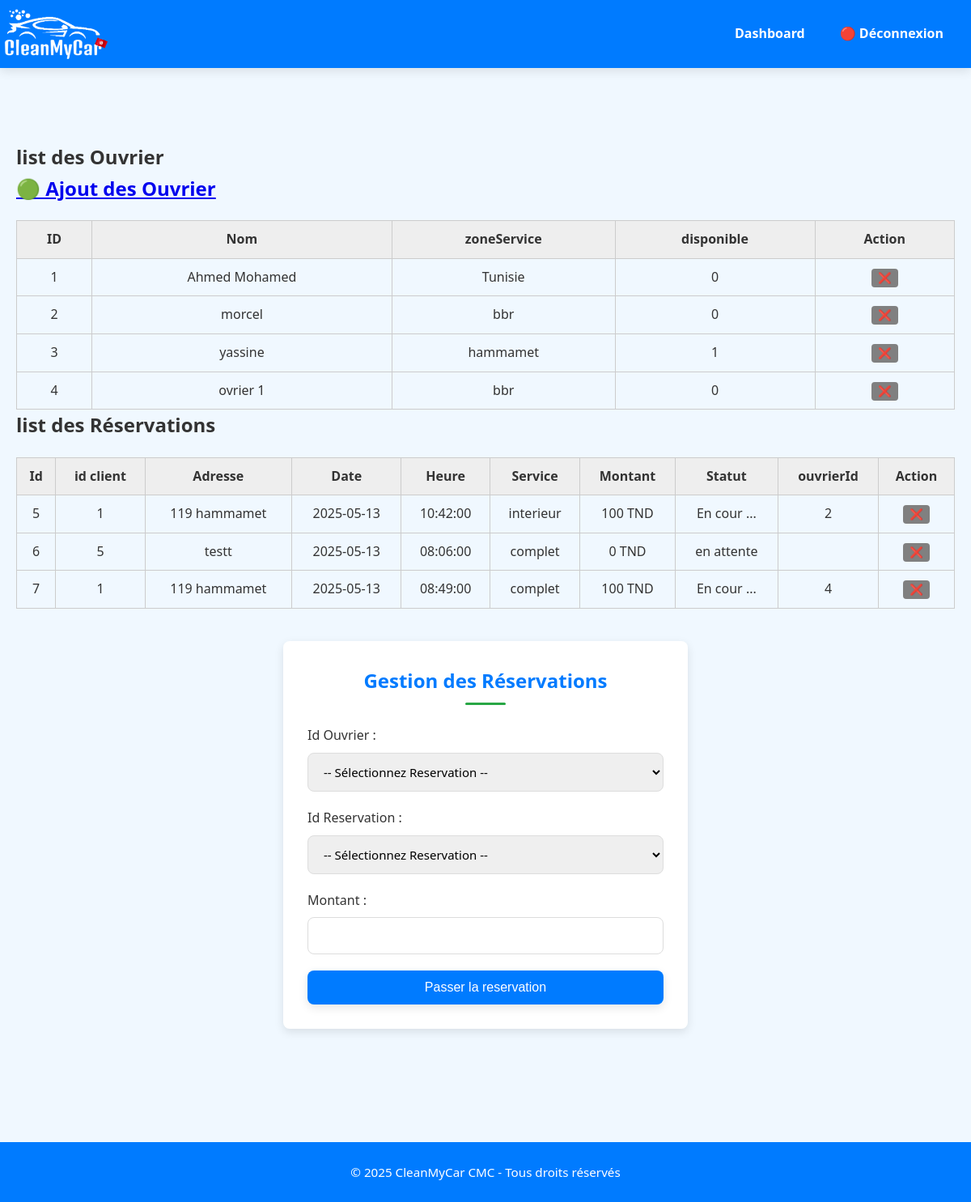
Page /view/admin.php (signed in) on the committed database.
### tables this page shows
CREATE TABLE `ouvrier` (
  `id` int(11) NOT NULL,
  `nom` varchar(100) DEFAULT NULL,
  `zoneService` varchar(100) DEFAULT NULL,
  `disponible` tinyint(1) DEFAULT 1
);

CREATE TABLE `reservation` (
  `id` int(11) NOT NULL,
  `date` date DEFAULT NULL,
  `heure` time DEFAULT NULL,
  `typeService` varchar(100) DEFAULT NULL,
  `adresse` text DEFAULT NULL,
  `statut` varchar(50) DEFAULT NULL,
  `montant` float DEFAULT NULL,
  `clientId` int(11) DEFAULT NULL,
  `ouvrierId` int(11) DEFAULT NULL
);

### config/db.php (called while the page is built, shortened)
<?php
abstract class Connexion {
    function __construct()
    {
    $this->pdo =new PDO('mysql:host=localhost;dbname=cleanmycar','root','');
    }
    }
?>

### controller/OuvrierController.php (called while the page is built, shortened)
<?php
include_once('../config/db.php');
class OuvrierController extends Connexion {
    function liste() {
        $query = "SELECT * FROM ouvrier";
        $stmt = $this->pdo->prepare($query);
        $stmt->execute();
        return $stmt;
    }
}
?>

### controller/ReservationController.php (called while the page is built, shortened)
<?php
include_once('../config/db.php');
class ReservationController extends Connexion {
    function liste() {
        $query = "SELECT * FROM reservation";
        $stmt = $this->pdo->prepare($query);
        $stmt->execute();
        return $stmt;
    }
}
?>

### view/admin.php (the view, shortened to what this page needs)
<?php
require_once '../controller/OuvrierController.php';
$resCtrl = new OuvrierController();
$ouvriers = $resCtrl->liste();
require_once '../controller/ReservationController.php';
$resCtrl1 = new ReservationController();
$reservations = $resCtrl1->liste();
?>
<!DOCTYPE html>
<html lang="fr">
<head>
  <link rel="stylesheet" href="../css/styles.css">
</head>
<body>
  <header>
    <div class="container">
    <a href="../index.php"><h1 class="logo"><img src="../image/logo2.png" alt="Logo CleanMyCar"></h1></a>
      <nav>
        <ul>
          <li><a href="admin.php">Dashboard</a></li>
          <li><a href="logout.php">🔴 Déconnexion</a></li>
        </ul>
      </nav>
    </div>
  </header>
  <section class="container" style="padding: 40px 20px;">
    <br><br>
    <h2>list des Ouvrier</h2>
    <h2><a href="ajout_ouvrier.php">🟢 Ajout des Ouvrier</a></h2>
    <table>
      <thead>
        <tr>
          <th>ID</th>
          <th>Nom</th>
          <th>zoneService</th>
          <th>disponible</th>
          <th>Action</th>
        </tr>
      </thead>
      <tbody>
            <?php foreach ($ouvriers as $res): ?>
                <tr>
                    <td data-label="Adresse"><?= htmlspecialchars($res['id']) ?></td>
                    <td data-label="Date"><?= htmlspecialchars($res['nom']) ?></td>
                    <td data-label="Heure"><?= htmlspecialchars($res['zoneService']) ?></td>
                    <td data-label="Service"><?= htmlspecialchars($res['disponible']) ?></td>
                    <td data-label="Action">
                      <form action="delete_ouvrier.php" method="POST" style="display:inline;">
                        <button type="submit" style="background-color: grey; color: white; border: none; border-radius: 4px; padding: 4px 8px; cursor: pointer;">
                          ❌
                        </button>
                      </form>
                    </td>
                </tr>
            <?php endforeach; ?>
        </tbody>
    </table>
    <h2>list des Réservations</h2>
    <table>
        <thead>
            <tr>
              <th>Id</th>
              <th>id client</th>
              <th>Adresse</th>
              <th>Date</th>
              <th>Heure</th>
              <th>Service</th>
              <th>Montant</th>
              <th>Statut</th>
              <th>ouvrierId</th>
              <th>Action</th>
            </tr>
        </thead>
        <tbody>
            <?php foreach($reservations as $res): ?>
                <tr>
                    <td data-label="id"><?= htmlspecialchars($res['id']) ?></td>
                    <td data-label="id"><?= htmlspecialchars($res['clientId']) ?></td>
                    <td data-label="Adresse"><?= htmlspecialchars($res['adresse']) ?></td>
                    <td data-label="Date"><?= htmlspecialchars($res['date']) ?></td>
                    <td data-label="Heure"><?= htmlspecialchars($res['heure']) ?></td>
                    <td data-label="Service"><?= htmlspecialchars($res['typeService']) ?></td>
                    <td data-label="Montant"><?= htmlspecialchars($res['montant']) ?> TND</td>
                    <td data-label="Statut"><?= htmlspecialchars($res['statut']) ?></td>
                    <td data-label="ouvrierId"><?= htmlspecialchars($res['ouvrierId']) ?></td>
                    <td data-label="Action">
                      <form action="delete_reservation.php" method="POST" style="display:inline;">
                        <button type="submit" style="background-color: grey; color: white; border: none; border-radius: 4px; padding: 4px 8px; cursor: pointer;">
                          ❌
                      </form>
                    </td>
                </tr>
            <?php endforeach; ?>
        </tbody>
    </table>
<div class="form-container">
    <h2>Gestion des Réservations</h2>
    <form action="passerreservation.php" method="POST">
      <div class="form-group">
        <label class="form-label">Id Ouvrier :</label>
        <select name="sl" id="" class="form-control" required>
        <option value="" selected disabled>-- Sélectionnez Reservation --</option>
        </select>
      </div>
      <div class="form-group">
        <label class="form-label">Id Reservation :</label>
        <select name="sl2" id="" class="form-control" required>
          <option value="" selected disabled>-- Sélectionnez Reservation --</option>
        </select>
      </div>
      <div class="form-group">
        <label class="form-label">Montant :</label>
        <input type="text" name="montant" class="form-control" required>
      </div>
      <button type="submit" class="btn-primary">Passer la reservation</button>
    </form>
  </div>
  </section>
  <footer>
    <p>&copy; 2025 CleanMyCar CMC - Tous droits réservés</p>
  </footer>
</body>
</html>

### css/styles.css (style rules this page uses)
:root { --main-color: #007bff; --secondary-color: #f0f8ff; --accent-color: #28a745; --text-color: #333; --background: #ffffff; --font-family: 'Segoe UI', sans-serif; --hover-color: #0056b3; --soft-grey: #f8f9fa; --shadow: 0 4px 12px rgba(0, 0, 0, 0.1); --border-radius: 8px; --transition: all 0.3s ease; }
* { margin: 0; padding: 0; box-sizing: border-box; }
html { scroll-behavior: smooth; }
body { font-family: var(--font-family); background-color: var(--secondary-color); color: var(--text-color); line-height: 1.6; font-size: 16px; }
.container { max-width: 1200px; margin: 0 auto; padding: 0 20px; }
header { background-color: var(--main-color); color: #fff; padding: 15px 0; box-shadow: var(--shadow); position: sticky; top: 0; z-index: 1000; }
.logo img { height: 50px; width: auto; vertical-align: middle; transform: scale(1.5); }
header .container { display: flex; justify-content: space-between; align-items: center; flex-wrap: wrap; }
nav ul { display: flex; justify-content: center; list-style: none; flex-wrap: wrap; gap: 15px; }
nav ul li a { color: white; text-decoration: none; font-weight: 600; padding: 8px 14px; border-radius: var(--border-radius); transition: var(--transition); }
.btn-primary { background-color: var(--accent-color); color: white; padding: 14px 28px; border: none; border-radius: var(--border-radius); font-weight: bold; text-decoration: none; transition: var(--transition); box-shadow: var(--shadow); cursor: pointer; }
footer { background-color: var(--main-color); color: white; text-align: center; padding: 25px 0; margin-top: 60px; font-size: 0.95rem; }
.btn-primary { background-color: #3e8ed0; color: white; border: none; padding: 12px 20px; border-radius: 6px; cursor: pointer; transition: background-color 0.3s ease; }
.form-container { background-color: var(--background); border-radius: var(--border-radius); padding: 30px; box-shadow: var(--shadow); max-width: 500px; margin: 40px auto; transition: var(--transition); }
.form-container h2 { color: var(--main-color); margin-bottom: 25px; font-weight: 600; text-align: center; position: relative; }
.form-container h2:after { content: ''; display: block; width: 50px; height: 3px; background: var(--accent-color); margin: 8px auto 0; border-radius: 2px; }
.form-group { margin-bottom: 20px; }
.form-label { display: block; margin-bottom: 8px; font-weight: 500; color: var(--text-color); }
.form-control { width: 100%; padding: 12px 15px; border: 1px solid #ddd; border-radius: var(--border-radius); font-family: var(--font-family); font-size: 15px; transition: var(--transition); }
.btn-primary { background-color: var(--main-color); color: white; border: none; padding: 12px 24px; border-radius: var(--border-radius); cursor: pointer; font-size: 16px; font-weight: 500; width: 100%; transition: var(--transition); }

### view/admin.php (style rules this page uses)
table { width: 100%; border-collapse: collapse; margin-top: 20px; }
th, td { border: 1px solid #ccc; padding: 10px; text-align: center; }
th { background-color: #eee; }

### rows in the picture
ouvrier: id "1", nom "Ahmed Mohamed", zoneService "Tunisie", disponible "0"
ouvrier: id "2", nom "morcel", zoneService "bbr", disponible "0"
ouvrier: id "3", nom "yassine", zoneService "hammamet", disponible "1"
ouvrier: id "4", nom "ovrier 1", zoneService "bbr", disponible "0"
reservation: id "5", clientId "1", adresse "119 hammamet", date "2025-05-13", heure "10:42:00", typeService "interieur", montant "100", statut "En cour ...", ouvrierId "2"
reservation: id "6", clientId "5", adresse "testt", date "2025-05-13", heure "08:06:00", typeService "complet", montant "0", statut "en attente"
reservation: id "7", clientId "1", adresse "119 hammamet", date "2025-05-13", heure "08:49:00", typeService "complet", montant "100", statut "En cour ...", ouvrierId "4"
